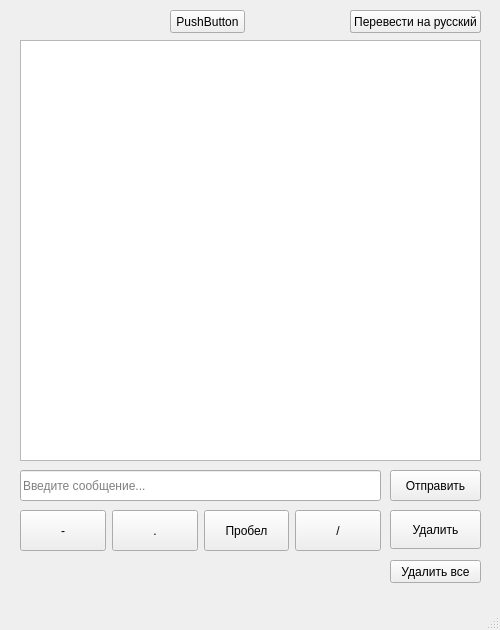
<?xml version="1.0" encoding="UTF-8"?>
<ui version="4.0">
 <class>ChatWindow</class>
 <widget class="QMainWindow" name="ChatWindow">
  <property name="geometry">
   <rect>
    <x>0</x>
    <y>0</y>
    <width>500</width>
    <height>630</height>
   </rect>
  </property>
  <property name="minimumSize">
   <size>
    <width>500</width>
    <height>630</height>
   </size>
  </property>
  <property name="maximumSize">
   <size>
    <width>500</width>
    <height>630</height>
   </size>
  </property>
  <property name="windowTitle">
   <string>Чат</string>
  </property>
  <widget class="QWidget" name="centralwidget">
   <widget class="QTextBrowser" name="textBrowser">
    <property name="geometry">
     <rect>
      <x>20</x>
      <y>40</y>
      <width>461</width>
      <height>421</height>
     </rect>
    </property>
   </widget>
   <widget class="QLineEdit" name="lineEdit">
    <property name="geometry">
     <rect>
      <x>20</x>
      <y>470</y>
      <width>361</width>
      <height>31</height>
     </rect>
    </property>
    <property name="inputMethodHints">
     <set>Qt::ImhNone</set>
    </property>
    <property name="inputMask">
     <string/>
    </property>
    <property name="text">
     <string/>
    </property>
    <property name="maxLength">
     <number>32767</number>
    </property>
    <property name="readOnly">
     <bool>true</bool>
    </property>
    <property name="placeholderText">
     <string>Введите сообщение...</string>
    </property>
   </widget>
   <widget class="QPushButton" name="sendButton">
    <property name="geometry">
     <rect>
      <x>390</x>
      <y>470</y>
      <width>91</width>
      <height>31</height>
     </rect>
    </property>
    <property name="text">
     <string>Отправить</string>
    </property>
   </widget>
   <widget class="QPushButton" name="translateToMorzeButton">
    <property name="geometry">
     <rect>
      <x>350</x>
      <y>10</y>
      <width>131</width>
      <height>23</height>
     </rect>
    </property>
    <property name="text">
     <string>Перевести на Морзе</string>
    </property>
   </widget>
   <widget class="QWidget" name="layoutWidget">
    <property name="geometry">
     <rect>
      <x>20</x>
      <y>510</y>
      <width>361</width>
      <height>41</height>
     </rect>
    </property>
    <layout class="QHBoxLayout" name="horizontalLayout">
     <item>
      <widget class="QPushButton" name="dashButton">
       <property name="maximumSize">
        <size>
         <width>16777215</width>
         <height>60</height>
        </size>
       </property>
       <property name="text">
        <string>-</string>
       </property>
      </widget>
     </item>
     <item>
      <widget class="QPushButton" name="doteButton">
       <property name="maximumSize">
        <size>
         <width>16777215</width>
         <height>50</height>
        </size>
       </property>
       <property name="text">
        <string>.</string>
       </property>
      </widget>
     </item>
     <item>
      <widget class="QPushButton" name="spaceButton">
       <property name="maximumSize">
        <size>
         <width>16777215</width>
         <height>60</height>
        </size>
       </property>
       <property name="text">
        <string>Пробел</string>
       </property>
      </widget>
     </item>
     <item>
      <widget class="QPushButton" name="slashButton">
       <property name="maximumSize">
        <size>
         <width>16777215</width>
         <height>50</height>
        </size>
       </property>
       <property name="text">
        <string>/</string>
       </property>
      </widget>
     </item>
    </layout>
   </widget>
   <widget class="QPushButton" name="clearButton">
    <property name="geometry">
     <rect>
      <x>390</x>
      <y>560</y>
      <width>91</width>
      <height>23</height>
     </rect>
    </property>
    <property name="text">
     <string>Удалить все</string>
    </property>
   </widget>
   <widget class="QPushButton" name="translateToRussianButton">
    <property name="geometry">
     <rect>
      <x>350</x>
      <y>10</y>
      <width>131</width>
      <height>23</height>
     </rect>
    </property>
    <property name="text">
     <string>Перевести на русский</string>
    </property>
   </widget>
   <widget class="QPushButton" name="testButton">
    <property name="geometry">
     <rect>
      <x>170</x>
      <y>10</y>
      <width>75</width>
      <height>23</height>
     </rect>
    </property>
    <property name="text">
     <string>PushButton</string>
    </property>
   </widget>
   <widget class="QPushButton" name="deleteButton">
    <property name="geometry">
     <rect>
      <x>390</x>
      <y>510</y>
      <width>91</width>
      <height>39</height>
     </rect>
    </property>
    <property name="maximumSize">
     <size>
      <width>16777215</width>
      <height>50</height>
     </size>
    </property>
    <property name="text">
     <string>Удалить</string>
    </property>
   </widget>
  </widget>
  <widget class="QMenuBar" name="menubar">
   <property name="geometry">
    <rect>
     <x>0</x>
     <y>0</y>
     <width>500</width>
     <height>21</height>
    </rect>
   </property>
  </widget>
  <widget class="QStatusBar" name="statusbar"/>
 </widget>
 <resources/>
 <connections/>
</ui>
